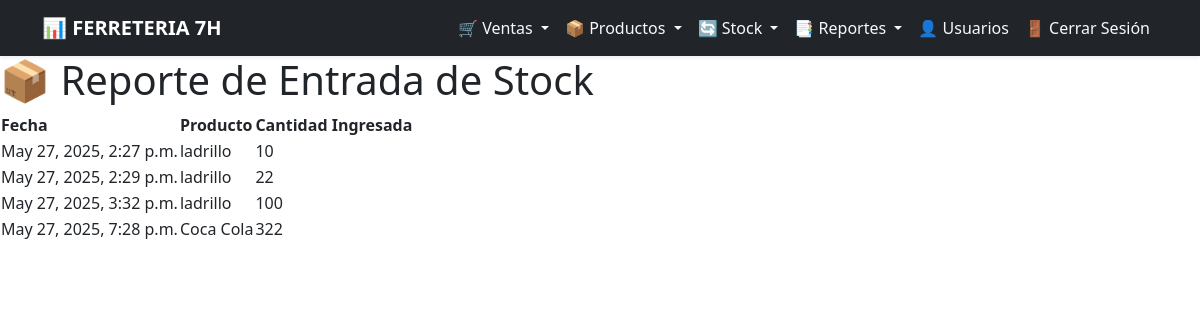
Screenshot of /reportes/stock/entrada/ (signed in) with the database file from the repository.
### productos/models.py (models this page shows, shortened)
class Producto(models.Model):
    nombre = models.CharField(max_length=255, unique=True)
    categoria = models.ForeignKey('Categoria', on_delete=models.SET_NULL, null=True)
    proveedores = models.ManyToManyField('Proveedor')
    precio = models.DecimalField(max_digits=10, decimal_places=2)
    stock = models.PositiveIntegerField(default=0)  # 🔹 Nuevo campo

### reportes/views.py (the view)
# urls.py: path("stock/entrada/", ReportesStockEntradaView.as_view(), name="reportes_stock_entrada"),
@method_decorator(login_required, name="dispatch")
class ReportesStockEntradaView(View):
    def get(self, request):
        movimientos_entrada = StockMovimiento.objects.filter(tipo_movimiento="entrada").values("fecha", "producto__nombre", "cantidad")
        return render(request, "reportes_stock_entrada.html", {"movimientos_entrada": movimientos_entrada})

### reportes/templates/reportes_stock_entrada.html (shortened to what this page needs)
{% extends 'base.html' %}
{% block content %}
    <h1>📦 Reporte de Entrada de Stock</h1>
    <table class="stock-table">
        <thead>
            <tr>
                <th>Fecha</th>
                <th>Producto</th>
                <th>Cantidad Ingresada</th>
            </tr>
        </thead>
        <tbody>
            {% for movimiento in movimientos_entrada %}
                <tr>
                    <td>{{ movimiento.fecha }}</td>
                    <td>{{ movimiento.producto__nombre }}</td>
                    <td>{{ movimiento.cantidad }}</td>
                </tr>
            {% empty %}
                <tr>
                    <td colspan="3">No hay datos disponibles.</td>
                </tr>
            {% endfor %}
        </tbody>
    </table>
{% endblock %}

### rows the page displays
Producto: fecha "May 27, 2025, 2:27 p.m.", producto__nombre "ladrillo", cantidad "10", fecha "May 27, 2025, 2:29 p.m.", cantidad "22", fecha "May 27, 2025, 3:32 p.m.", cantidad "100"
Producto: fecha "May 27, 2025, 7:28 p.m.", producto__nombre "Coca Cola", cantidad "322"
